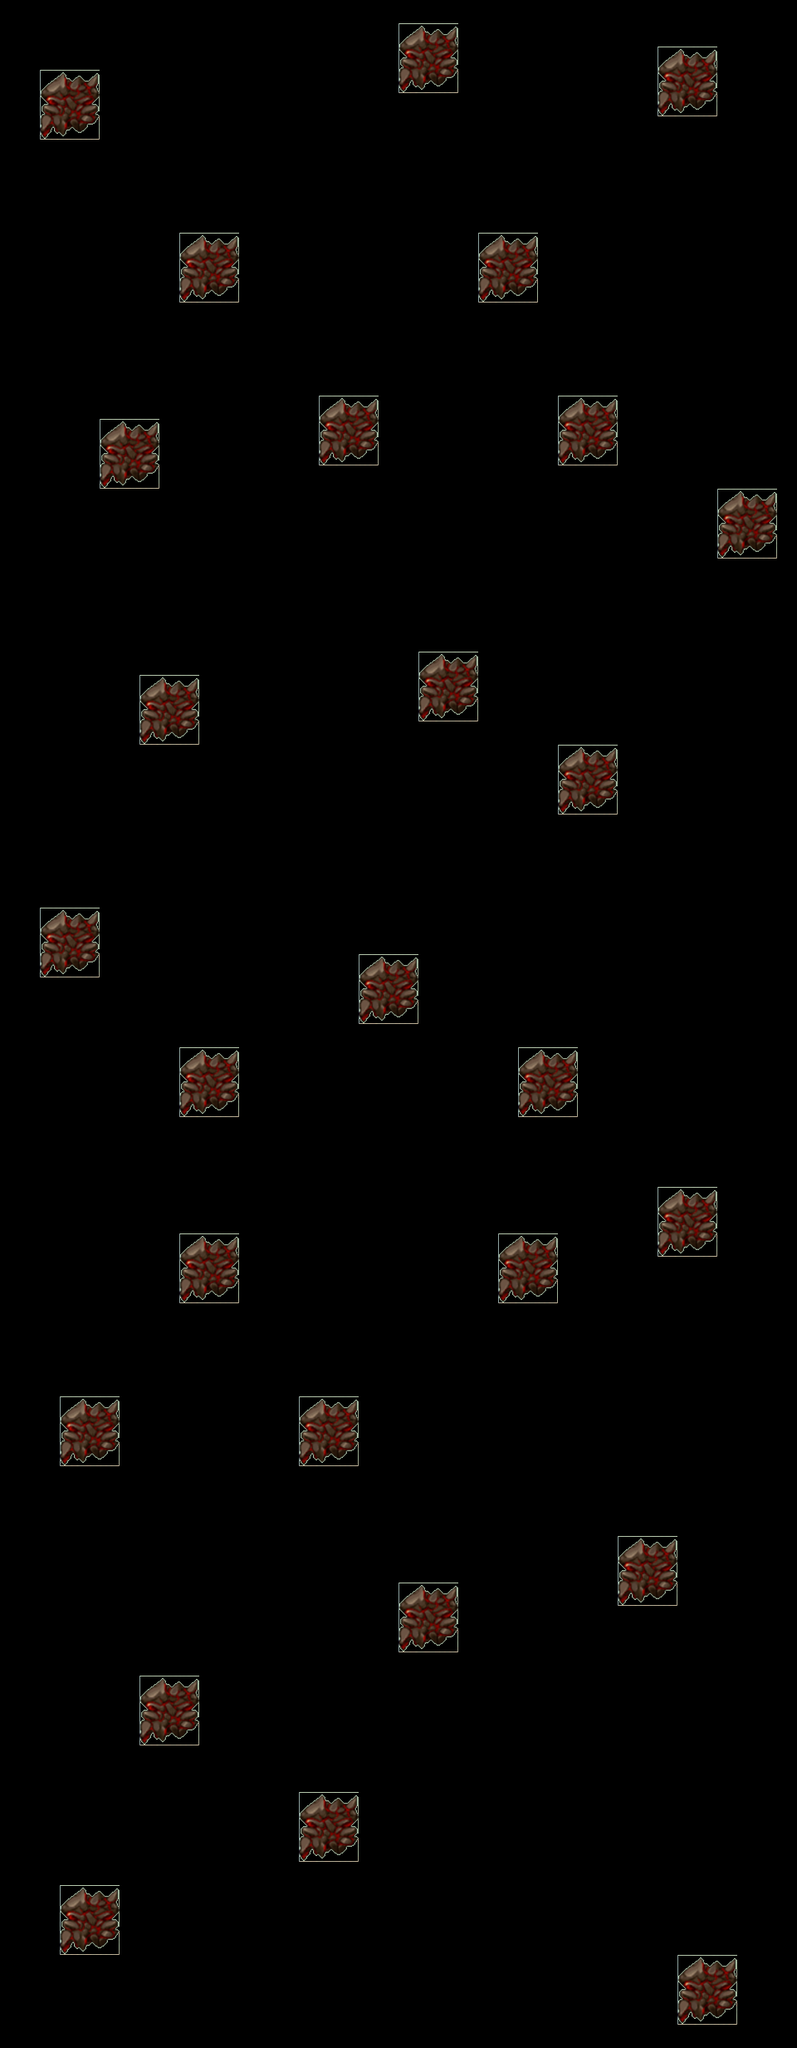

Rendered tile map (Tiled .tmx) drawn with the repository's tilesets; below, a short description and the full map source, tile grids included:
An orthogonal 40x88 tile map with 24x28 px tiles, 1 tile layer (Tile Layer 1).

<map version="1.0" orientation="orthogonal" renderorder="left-up" width="40" height="88" tilewidth="24" tileheight="28" nextobjectid="1">
 <tileset firstgid="1" name="shapes)" tilewidth="24" tileheight="28" tilecount="610" columns="10">
  <image source="../shapes).png" width="240" height="1708" />
 </tileset>
 <layer name="Tile Layer 1" width="40" height="88">
  <data encoding="csv">
0,0,0,0,0,0,0,0,0,0,0,0,0,0,0,0,0,0,0,0,0,0,0,0,0,0,0,0,0,0,0,0,0,0,0,0,0,0,0,0,
0,0,0,0,0,0,0,0,0,0,0,0,0,0,0,0,0,0,0,0,32,33,34,0,0,0,0,0,0,0,0,0,0,0,0,0,0,0,0,0,
0,0,0,0,0,0,0,0,0,0,0,0,0,0,0,0,0,0,0,0,42,43,44,0,0,0,0,0,0,0,0,0,0,32,33,34,0,0,0,0,
0,0,32,33,34,0,0,0,0,0,0,0,0,0,0,0,0,0,0,0,52,53,54,0,0,0,0,0,0,0,0,0,0,42,43,44,0,0,0,0,
0,0,42,43,44,0,0,0,0,0,0,0,0,0,0,0,0,0,0,0,0,0,0,0,0,0,0,0,0,0,0,0,0,52,53,54,0,0,0,0,
0,0,52,53,54,0,0,0,0,0,0,0,0,0,0,0,0,0,0,0,0,0,0,0,0,0,0,0,0,0,0,0,0,0,0,0,0,0,0,0,
0,0,0,0,0,0,0,0,0,0,0,0,0,0,0,0,0,0,0,0,0,0,0,0,0,0,0,0,0,0,0,0,0,0,0,0,0,0,0,0,
0,0,0,0,0,0,0,0,0,0,0,0,0,0,0,0,0,0,0,0,0,0,0,0,0,0,0,0,0,0,0,0,0,0,0,0,0,0,0,0,
0,0,0,0,0,0,0,0,0,0,0,0,0,0,0,0,0,0,0,0,0,0,0,0,0,0,0,0,0,0,0,0,0,0,0,0,0,0,0,0,
0,0,0,0,0,0,0,0,0,0,0,0,0,0,0,0,0,0,0,0,0,0,0,0,0,0,0,0,0,0,0,0,0,0,0,0,0,0,0,0,
0,0,0,0,0,0,0,0,0,32,33,34,0,0,0,0,0,0,0,0,0,0,0,0,32,33,34,0,0,0,0,0,0,0,0,0,0,0,0,0,
0,0,0,0,0,0,0,0,0,42,43,44,0,0,0,0,0,0,0,0,0,0,0,0,42,43,44,0,0,0,0,0,0,0,0,0,0,0,0,0,
0,0,0,0,0,0,0,0,0,52,53,54,0,0,0,0,0,0,0,0,0,0,0,0,52,53,54,0,0,0,0,0,0,0,0,0,0,0,0,0,
0,0,0,0,0,0,0,0,0,0,0,0,0,0,0,0,0,0,0,0,0,0,0,0,0,0,0,0,0,0,0,0,0,0,0,0,0,0,0,0,
0,0,0,0,0,0,0,0,0,0,0,0,0,0,0,0,0,0,0,0,0,0,0,0,0,0,0,0,0,0,0,0,0,0,0,0,0,0,0,0,
0,0,0,0,0,0,0,0,0,0,0,0,0,0,0,0,0,0,0,0,0,0,0,0,0,0,0,0,0,0,0,0,0,0,0,0,0,0,0,0,
0,0,0,0,0,0,0,0,0,0,0,0,0,0,0,0,0,0,0,0,0,0,0,0,0,0,0,0,0,0,0,0,0,0,0,0,0,0,0,0,
0,0,0,0,0,0,0,0,0,0,0,0,0,0,0,0,32,33,34,0,0,0,0,0,0,0,0,0,32,33,34,0,0,0,0,0,0,0,0,0,
0,0,0,0,0,32,33,34,0,0,0,0,0,0,0,0,42,43,44,0,0,0,0,0,0,0,0,0,42,43,44,0,0,0,0,0,0,0,0,0,
0,0,0,0,0,42,43,44,0,0,0,0,0,0,0,0,52,53,54,0,0,0,0,0,0,0,0,0,52,53,54,0,0,0,0,0,0,0,0,0,
0,0,0,0,0,52,53,54,0,0,0,0,0,0,0,0,0,0,0,0,0,0,0,0,0,0,0,0,0,0,0,0,0,0,0,0,0,0,0,0,
0,0,0,0,0,0,0,0,0,0,0,0,0,0,0,0,0,0,0,0,0,0,0,0,0,0,0,0,0,0,0,0,0,0,0,0,32,33,34,0,
0,0,0,0,0,0,0,0,0,0,0,0,0,0,0,0,0,0,0,0,0,0,0,0,0,0,0,0,0,0,0,0,0,0,0,0,42,43,44,0,
0,0,0,0,0,0,0,0,0,0,0,0,0,0,0,0,0,0,0,0,0,0,0,0,0,0,0,0,0,0,0,0,0,0,0,0,52,53,54,0,
0,0,0,0,0,0,0,0,0,0,0,0,0,0,0,0,0,0,0,0,0,0,0,0,0,0,0,0,0,0,0,0,0,0,0,0,0,0,0,0,
0,0,0,0,0,0,0,0,0,0,0,0,0,0,0,0,0,0,0,0,0,0,0,0,0,0,0,0,0,0,0,0,0,0,0,0,0,0,0,0,
0,0,0,0,0,0,0,0,0,0,0,0,0,0,0,0,0,0,0,0,0,0,0,0,0,0,0,0,0,0,0,0,0,0,0,0,0,0,0,0,
0,0,0,0,0,0,0,0,0,0,0,0,0,0,0,0,0,0,0,0,0,0,0,0,0,0,0,0,0,0,0,0,0,0,0,0,0,0,0,0,
0,0,0,0,0,0,0,0,0,0,0,0,0,0,0,0,0,0,0,0,0,32,33,34,0,0,0,0,0,0,0,0,0,0,0,0,0,0,0,0,
0,0,0,0,0,0,0,32,33,34,0,0,0,0,0,0,0,0,0,0,0,42,43,44,0,0,0,0,0,0,0,0,0,0,0,0,0,0,0,0,
0,0,0,0,0,0,0,42,43,44,0,0,0,0,0,0,0,0,0,0,0,52,53,54,0,0,0,0,0,0,0,0,0,0,0,0,0,0,0,0,
0,0,0,0,0,0,0,52,53,54,0,0,0,0,0,0,0,0,0,0,0,0,0,0,0,0,0,0,0,0,0,0,0,0,0,0,0,0,0,0,
0,0,0,0,0,0,0,0,0,0,0,0,0,0,0,0,0,0,0,0,0,0,0,0,0,0,0,0,32,33,34,0,0,0,0,0,0,0,0,0,
0,0,0,0,0,0,0,0,0,0,0,0,0,0,0,0,0,0,0,0,0,0,0,0,0,0,0,0,42,43,44,0,0,0,0,0,0,0,0,0,
0,0,0,0,0,0,0,0,0,0,0,0,0,0,0,0,0,0,0,0,0,0,0,0,0,0,0,0,52,53,54,0,0,0,0,0,0,0,0,0,
0,0,0,0,0,0,0,0,0,0,0,0,0,0,0,0,0,0,0,0,0,0,0,0,0,0,0,0,0,0,0,0,0,0,0,0,0,0,0,0,
0,0,0,0,0,0,0,0,0,0,0,0,0,0,0,0,0,0,0,0,0,0,0,0,0,0,0,0,0,0,0,0,0,0,0,0,0,0,0,0,
0,0,0,0,0,0,0,0,0,0,0,0,0,0,0,0,0,0,0,0,0,0,0,0,0,0,0,0,0,0,0,0,0,0,0,0,0,0,0,0,
0,0,0,0,0,0,0,0,0,0,0,0,0,0,0,0,0,0,0,0,0,0,0,0,0,0,0,0,0,0,0,0,0,0,0,0,0,0,0,0,
0,0,32,33,34,0,0,0,0,0,0,0,0,0,0,0,0,0,0,0,0,0,0,0,0,0,0,0,0,0,0,0,0,0,0,0,0,0,0,0,
0,0,42,43,44,0,0,0,0,0,0,0,0,0,0,0,0,0,0,0,0,0,0,0,0,0,0,0,0,0,0,0,0,0,0,0,0,0,0,0,
0,0,52,53,54,0,0,0,0,0,0,0,0,0,0,0,0,0,32,33,34,0,0,0,0,0,0,0,0,0,0,0,0,0,0,0,0,0,0,0,
0,0,0,0,0,0,0,0,0,0,0,0,0,0,0,0,0,0,42,43,44,0,0,0,0,0,0,0,0,0,0,0,0,0,0,0,0,0,0,0,
0,0,0,0,0,0,0,0,0,0,0,0,0,0,0,0,0,0,52,53,54,0,0,0,0,0,0,0,0,0,0,0,0,0,0,0,0,0,0,0,
0,0,0,0,0,0,0,0,0,0,0,0,0,0,0,0,0,0,0,0,0,0,0,0,0,0,0,0,0,0,0,0,0,0,0,0,0,0,0,0,
0,0,0,0,0,0,0,0,0,32,33,34,0,0,0,0,0,0,0,0,0,0,0,0,0,0,32,33,34,0,0,0,0,0,0,0,0,0,0,0,
0,0,0,0,0,0,0,0,0,42,43,44,0,0,0,0,0,0,0,0,0,0,0,0,0,0,42,43,44,0,0,0,0,0,0,0,0,0,0,0,
0,0,0,0,0,0,0,0,0,52,53,54,0,0,0,0,0,0,0,0,0,0,0,0,0,0,52,53,54,0,0,0,0,0,0,0,0,0,0,0,
0,0,0,0,0,0,0,0,0,0,0,0,0,0,0,0,0,0,0,0,0,0,0,0,0,0,0,0,0,0,0,0,0,0,0,0,0,0,0,0,
0,0,0,0,0,0,0,0,0,0,0,0,0,0,0,0,0,0,0,0,0,0,0,0,0,0,0,0,0,0,0,0,0,0,0,0,0,0,0,0,
0,0,0,0,0,0,0,0,0,0,0,0,0,0,0,0,0,0,0,0,0,0,0,0,0,0,0,0,0,0,0,0,0,0,0,0,0,0,0,0,
0,0,0,0,0,0,0,0,0,0,0,0,0,0,0,0,0,0,0,0,0,0,0,0,0,0,0,0,0,0,0,0,0,32,33,34,0,0,0,0,
0,0,0,0,0,0,0,0,0,0,0,0,0,0,0,0,0,0,0,0,0,0,0,0,0,0,0,0,0,0,0,0,0,42,43,44,0,0,0,0,
0,0,0,0,0,0,0,0,0,32,33,34,0,0,0,0,0,0,0,0,0,0,0,0,0,32,33,34,0,0,0,0,0,52,53,54,0,0,0,0,
0,0,0,0,0,0,0,0,0,42,43,44,0,0,0,0,0,0,0,0,0,0,0,0,0,42,43,44,0,0,0,0,0,0,0,0,0,0,0,0,
0,0,0,0,0,0,0,0,0,52,53,54,0,0,0,0,0,0,0,0,0,0,0,0,0,52,53,54,0,0,0,0,0,0,0,0,0,0,0,0,
0,0,0,0,0,0,0,0,0,0,0,0,0,0,0,0,0,0,0,0,0,0,0,0,0,0,0,0,0,0,0,0,0,0,0,0,0,0,0,0,
0,0,0,0,0,0,0,0,0,0,0,0,0,0,0,0,0,0,0,0,0,0,0,0,0,0,0,0,0,0,0,0,0,0,0,0,0,0,0,0,
0,0,0,0,0,0,0,0,0,0,0,0,0,0,0,0,0,0,0,0,0,0,0,0,0,0,0,0,0,0,0,0,0,0,0,0,0,0,0,0,
0,0,0,0,0,0,0,0,0,0,0,0,0,0,0,0,0,0,0,0,0,0,0,0,0,0,0,0,0,0,0,0,0,0,0,0,0,0,0,0,
0,0,0,32,33,34,0,0,0,0,0,0,0,0,0,32,33,34,0,0,0,0,0,0,0,0,0,0,0,0,0,0,0,0,0,0,0,0,0,0,
0,0,0,42,43,44,0,0,0,0,0,0,0,0,0,42,43,44,0,0,0,0,0,0,0,0,0,0,0,0,0,0,0,0,0,0,0,0,0,0,
0,0,0,52,53,54,0,0,0,0,0,0,0,0,0,52,53,54,0,0,0,0,0,0,0,0,0,0,0,0,0,0,0,0,0,0,0,0,0,0,
0,0,0,0,0,0,0,0,0,0,0,0,0,0,0,0,0,0,0,0,0,0,0,0,0,0,0,0,0,0,0,0,0,0,0,0,0,0,0,0,
0,0,0,0,0,0,0,0,0,0,0,0,0,0,0,0,0,0,0,0,0,0,0,0,0,0,0,0,0,0,0,0,0,0,0,0,0,0,0,0,
0,0,0,0,0,0,0,0,0,0,0,0,0,0,0,0,0,0,0,0,0,0,0,0,0,0,0,0,0,0,0,0,0,0,0,0,0,0,0,0,
0,0,0,0,0,0,0,0,0,0,0,0,0,0,0,0,0,0,0,0,0,0,0,0,0,0,0,0,0,0,0,32,33,34,0,0,0,0,0,0,
0,0,0,0,0,0,0,0,0,0,0,0,0,0,0,0,0,0,0,0,0,0,0,0,0,0,0,0,0,0,0,42,43,44,0,0,0,0,0,0,
0,0,0,0,0,0,0,0,0,0,0,0,0,0,0,0,0,0,0,0,32,33,34,0,0,0,0,0,0,0,0,52,53,54,0,0,0,0,0,0,
0,0,0,0,0,0,0,0,0,0,0,0,0,0,0,0,0,0,0,0,42,43,44,0,0,0,0,0,0,0,0,0,0,0,0,0,0,0,0,0,
0,0,0,0,0,0,0,0,0,0,0,0,0,0,0,0,0,0,0,0,52,53,54,0,0,0,0,0,0,0,0,0,0,0,0,0,0,0,0,0,
0,0,0,0,0,0,0,0,0,0,0,0,0,0,0,0,0,0,0,0,0,0,0,0,0,0,0,0,0,0,0,0,0,0,0,0,0,0,0,0,
0,0,0,0,0,0,0,32,33,34,0,0,0,0,0,0,0,0,0,0,0,0,0,0,0,0,0,0,0,0,0,0,0,0,0,0,0,0,0,0,
0,0,0,0,0,0,0,42,43,44,0,0,0,0,0,0,0,0,0,0,0,0,0,0,0,0,0,0,0,0,0,0,0,0,0,0,0,0,0,0,
0,0,0,0,0,0,0,52,53,54,0,0,0,0,0,0,0,0,0,0,0,0,0,0,0,0,0,0,0,0,0,0,0,0,0,0,0,0,0,0,
0,0,0,0,0,0,0,0,0,0,0,0,0,0,0,0,0,0,0,0,0,0,0,0,0,0,0,0,0,0,0,0,0,0,0,0,0,0,0,0,
0,0,0,0,0,0,0,0,0,0,0,0,0,0,0,0,0,0,0,0,0,0,0,0,0,0,0,0,0,0,0,0,0,0,0,0,0,0,0,0,
0,0,0,0,0,0,0,0,0,0,0,0,0,0,0,32,33,34,0,0,0,0,0,0,0,0,0,0,0,0,0,0,0,0,0,0,0,0,0,0,
0,0,0,0,0,0,0,0,0,0,0,0,0,0,0,42,43,44,0,0,0,0,0,0,0,0,0,0,0,0,0,0,0,0,0,0,0,0,0,0,
0,0,0,0,0,0,0,0,0,0,0,0,0,0,0,52,53,54,0,0,0,0,0,0,0,0,0,0,0,0,0,0,0,0,0,0,0,0,0,0,
0,0,0,0,0,0,0,0,0,0,0,0,0,0,0,0,0,0,0,0,0,0,0,0,0,0,0,0,0,0,0,0,0,0,0,0,0,0,0,0,
0,0,0,32,33,34,0,0,0,0,0,0,0,0,0,0,0,0,0,0,0,0,0,0,0,0,0,0,0,0,0,0,0,0,0,0,0,0,0,0,
0,0,0,42,43,44,0,0,0,0,0,0,0,0,0,0,0,0,0,0,0,0,0,0,0,0,0,0,0,0,0,0,0,0,0,0,0,0,0,0,
0,0,0,52,53,54,0,0,0,0,0,0,0,0,0,0,0,0,0,0,0,0,0,0,0,0,0,0,0,0,0,0,0,0,0,0,0,0,0,0,
0,0,0,0,0,0,0,0,0,0,0,0,0,0,0,0,0,0,0,0,0,0,0,0,0,0,0,0,0,0,0,0,0,0,32,33,34,0,0,0,
0,0,0,0,0,0,0,0,0,0,0,0,0,0,0,0,0,0,0,0,0,0,0,0,0,0,0,0,0,0,0,0,0,0,42,43,44,0,0,0,
0,0,0,0,0,0,0,0,0,0,0,0,0,0,0,0,0,0,0,0,0,0,0,0,0,0,0,0,0,0,0,0,0,0,52,53,54,0,0,0,
0,0,0,0,0,0,0,0,0,0,0,0,0,0,0,0,0,0,0,0,0,0,0,0,0,0,0,0,0,0,0,0,0,0,0,0,0,0,0,0
</data>
 </layer>
</map>
